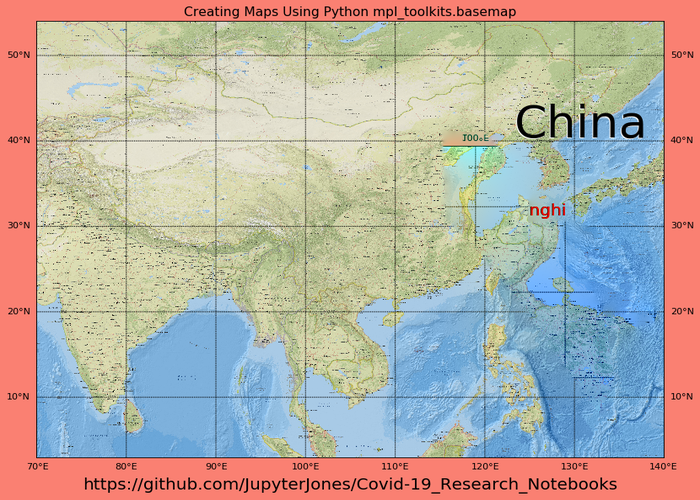
#> input picture 26_May_2020-700-jungle.png, 700 x 500 px, given in place of postoid.jpg, which was not available
$ jupyter execute --allow-errors 032-Experimental-resources-mouse-npy-cut-and-paste-arrays.ipynb   (shell and % lines are left out)   (older library calls are emulated)   (text cells are left out)
#> lines starting #> are read from the running program, lines starting #| are printed output that depends on the picture; after the words box and inside, x2 and y2 are one past the last pixel; in counts of white or black regions, pixels touching at a corner belong together; pictures that were not available may be replaced by others from this repository, and a replacement may not be noted
[cell 1]
from IPython.core.interactiveshell import InteractiveShell
InteractiveShell.ast_node_interactivity = "all"

[cell 2]
from PIL import Image
im=Image.open('mouse-sizing-n-cropping-files/postoid.jpg')
#> im is the input picture: PIL image 700x500 RGB; mean R, G, B 183.7, 174.6, 165.5
im.size # (width,height) tuple
#> Out = (700, 500)

[cell 3]
import PIL
from PIL import Image

basewidth = 400
img = Image.open("mouse-sizing-n-cropping-files/postoid.jpg")
wpercent = (basewidth / float(img.size[0]))
#> wpercent = 0.571
hsize = int((float(img.size[1]) * float(wpercent)))
#> hsize = 285
img = img.resize((basewidth, hsize), PIL.Image.ANTIALIAS)
img.save("mouse-sizing-n-cropping-files/postoid400.jpg")
img

[cell 4]
from PIL import Image
im=Image.open('mouse-sizing-n-cropping-files/soil.jpg')
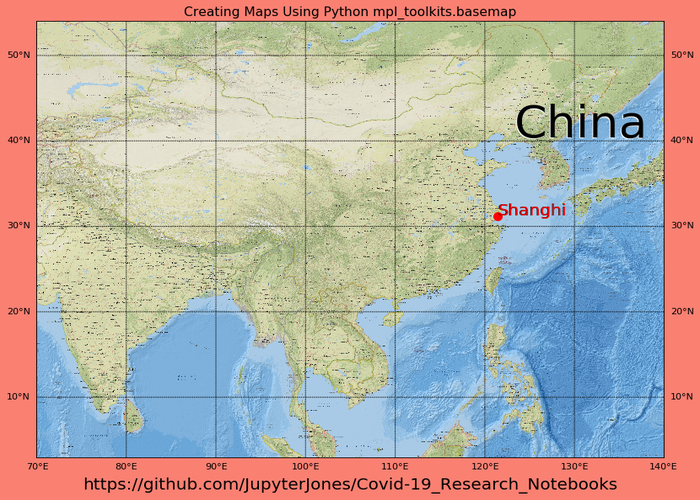
#> input picture 26_May_2020-700.png, 700 x 500 px, given in place of soil.jpg, which was not available
#> im is the input picture: PIL image 700x500 RGBA; mean R, G, B, A 183.3, 173.9, 166, 255
im.size # (width,height) tuple
#> Out = (700, 500)

[cell 5]
import PIL
from PIL import Image

basewidth = 600
img = Image.open("mouse-sizing-n-cropping-files/soil.jpg")
wpercent = (basewidth / float(img.size[0]))
#> wpercent = 0.857
hsize = int((float(img.size[1]) * float(wpercent)))
#> hsize = 428
img = img.resize((basewidth, hsize), PIL.Image.ANTIALIAS)
#> img: PIL image 600x428 RGBA
img.save("mouse-sizing-n-cropping-files/soil600.jpg")

[cell 6]
from PIL import Image
im=Image.open("mouse-sizing-n-cropping-files/soil600.jpg")
#> im: PIL image 600x428 RGB
im.size # (width,height) tuple
#> Out = (600, 428)

[cell 7]
from PIL import Image
im=Image.open("mouse-sizing-n-cropping-files/soil600.jpg")
im # (display image)

[cell 8]
# [12 lines left out: function add_cursor, not called in this run]

[cell 9]
#import ipympl
from math import sin
import matplotlib.pyplot as plt
x = (sin(6))
plt.plot([0, 1, 2, x, 5, 8,0,-4, -2, -6])
#> (this line was passed over: IPython is not available in this run)
plt.show()

[cell 10]
import matplotlib.pyplot as plt
plt.rcParams['figure.figsize'] = (20.0, 10.0)
import matplotlib.image as mpimg
import numpy as np
img=mpimg.imread('mouse-sizing-n-cropping-files/soil600.jpg')
#> img: shape (428, 600, 3) float32
#> (the rest of this cell did not finish here and is left out)

[cell 11]
from PIL import Image
img = Image.open('mouse-sizing-n-cropping-files/soil600.jpg')
crop_specs = (145, 50, img.width - 40, img.height - 135)
#> crop_specs = (145, 50, 560, 293)
crop_img = img.crop(crop_specs)
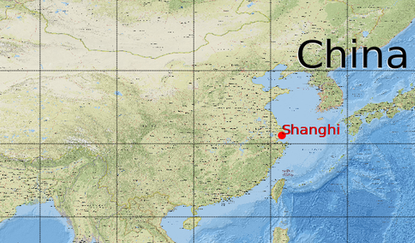
#> crop_img: PIL image 415x243 RGB; mean R, G, B 175.4, 190.6, 178.1
crop_img.save('mouse-sizing-n-cropping-files/soil-cropped.png')

[cell 12]
img=mpimg.imread('mouse-sizing-n-cropping-files/soil-cropped.png')
#> img: shape (243, 415, 3) float32
#> (the rest of this cell did not finish here and is left out)

[cell 13]
from PIL import Image
im=Image.open('mouse-sizing-n-cropping-files/soil-cropped.png')
im.size # (width,height) tuple
#> Out = (415, 243)

[cell 14]
from PIL import Image
im=Image.open('mouse-sizing-n-cropping-files/soil-cropped.png')
im

[cell 15]
import numpy as np
import matplotlib.pyplot as plt
import matplotlib as mpl
import matplotlib.path as mpath
import matplotlib.patches as mpatches

import mpld3
from mpld3 import plugins, utils


class LinkedDragPlugin(plugins.PluginBase):
    JAVASCRIPT = r"""
    mpld3.register_plugin("drag", DragPlugin);
    DragPlugin.prototype = Object.create(mpld3.Plugin.prototype);
    DragPlugin.prototype.constructor = DragPlugin;
    DragPlugin.prototype.requiredProps = ["idpts", "idline", "idpatch"];
    DragPlugin.prototype.defaultProps = {}
    function DragPlugin(fig, props){
        mpld3.Plugin.call(this, fig, props);
    };

    DragPlugin.prototype.draw = function(){
        var patchobj = mpld3.get_element(this.props.idpatch, this.fig);
        var ptsobj = mpld3.get_element(this.props.idpts, this.fig);
        var lineobj = mpld3.get_element(this.props.idline, this.fig);

        var drag = d3.behavior.drag()
            .origin(function(d) { return {x:ptsobj.ax.x(d[0]),
                                          y:ptsobj.ax.y(d[1])}; })
            .on("dragstart", dragstarted)
            .on("drag", dragged)
            .on("dragend", dragended);

        lineobj.path.attr("d", lineobj.datafunc(ptsobj.offsets));
        patchobj.path.attr("d", patchobj.datafunc(ptsobj.offsets,
                                                  patchobj.pathcodes));
        lineobj.data = ptsobj.offsets;
        patchobj.data = ptsobj.offsets;

        ptsobj.elements()
           .data(ptsobj.offsets)
           .style("cursor", "default")
           .call(drag);

        function dragstarted(d) {
          d3.event.sourceEvent.stopPropagation();
          d3.select(this).classed("dragging", true);
        }

        function dragged(d, i) {
          d[0] = ptsobj.ax.x.invert(d3.event.x);
          d[1] = ptsobj.ax.y.invert(d3.event.y);
          d3.select(this)
            .attr("transform", "translate(" + [d3.event.x,d3.event.y] + ")");
          lineobj.path.attr("d", lineobj.datafunc(ptsobj.offsets));
          patchobj.path.attr("d", patchobj.datafunc(ptsobj.offsets,
                                                    patchobj.pathcodes));
        }

        function dragended(d, i) {
          d3.select(this).classed("dragging", false);
        }
    }

    mpld3.register_plugin("drag", DragPlugin);
    """

    # [10 lines left out: function __init__, not called in this run]


#> (the rest of this cell did not finish here and is left out)

[cell 16]
import matplotlib.pyplot as plt
import numpy as np
import mpld3
from mpld3 import plugins

#> (the rest of this cell did not finish here and is left out)

[cell 17]
from IPython.display import Image
image = Image('mouse-sizing-n-cropping-files/soil600.jpg')
image

[cell 18]
class ImageFile(object):
    """Class for storing an image location."""

    def __init__(self, fpath):
        self.fpath = fpath
        self.format = fpath.split('.')[-1]

    def _repr_png_(self):
        if self.format == 'png':
            return open(self.fpath, 'r').read()

    def _repr_jpeg_(self):
        if self.format == 'jpeg' or self.format == 'jpg':
            return open(self.fpath, 'r').read()

    def _repr_svg_(self):
        if self.format == 'svg':
            return open(self.fpath, 'r').read()

[cell 19]
import matplotlib
import numpy as np
import matplotlib.pyplot as plt
from PIL import Image

im = np.array(Image.open('mouse-sizing-n-cropping-files/soil600.jpg'))
plt.imshow(im)
#> (this line was passed over: IPython is not available in this run)
plt.show()

[cell 20]
import matplotlib.pyplot as plt
import numpy as np
import mpld3
from mpld3 import plugins
from PIL import Image
img=Image.open("mouse-sizing-n-cropping-files/soil600.jpg")


#> (the rest of this cell did not finish here and is left out)

[cell 21]
import matplotlib
import numpy as np
import mpld3
import matplotlib.pyplot as plt
from PIL import Image
from mpld3 import plugins
#> (the rest of this cell did not finish here and is left out)

[cell 22]
import matplotlib
import numpy as np
import mpld3
import matplotlib.pyplot as plt
from PIL import Image
from mpld3 import plugins
#> (the rest of this cell did not finish here and is left out)

[cell 23]
im = Image.open('mouse-sizing-n-cropping-files/soil600.jpg')
im

[cell 24]
#Python 2.7 - Linux
from PIL import Image
# open an image file (.jpg or.png)
im1 = Image.open('26_May_2020a.png')
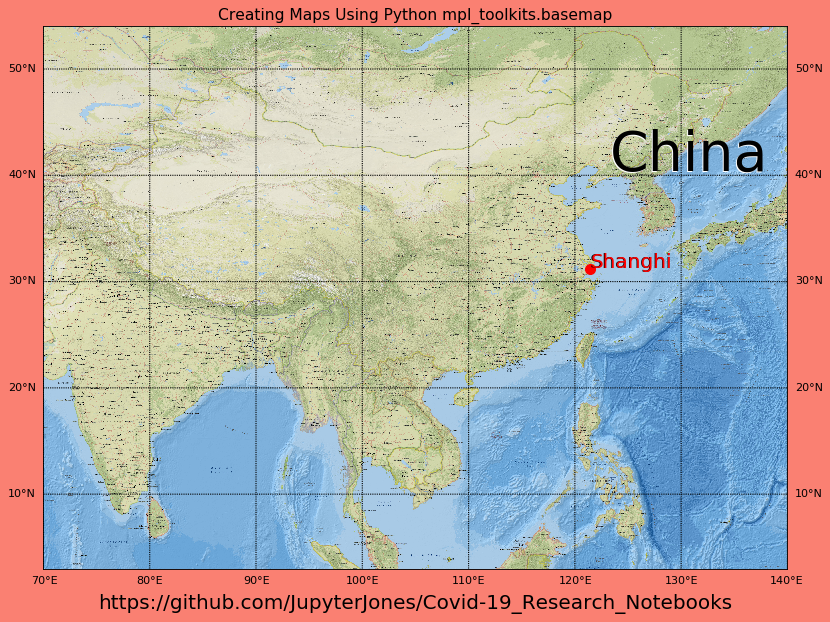
#> input picture 26_May_2020a.png, 830 x 622 px
#> im1 is the input picture: PIL image 830x622 RGBA; mean R, G, B, A 183.5, 173.9, 166, 255
# multiply each pixel by a variable - less than 1 is darker greater than 1 is lighter
# works best with .jpg and .png images
im2 = im1.point(lambda p: p * 1.8) # lighter
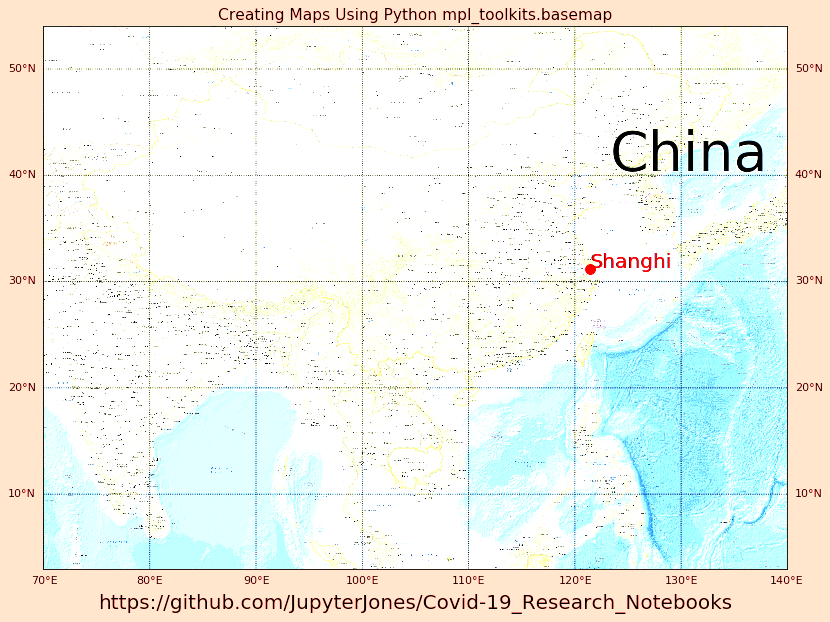
#> im2: PIL image 830x622 RGBA; mean R, G, B, A 237.8, 242.5, 235.4, 255
im3 = im1.point(lambda p: p * .5)  # Darker
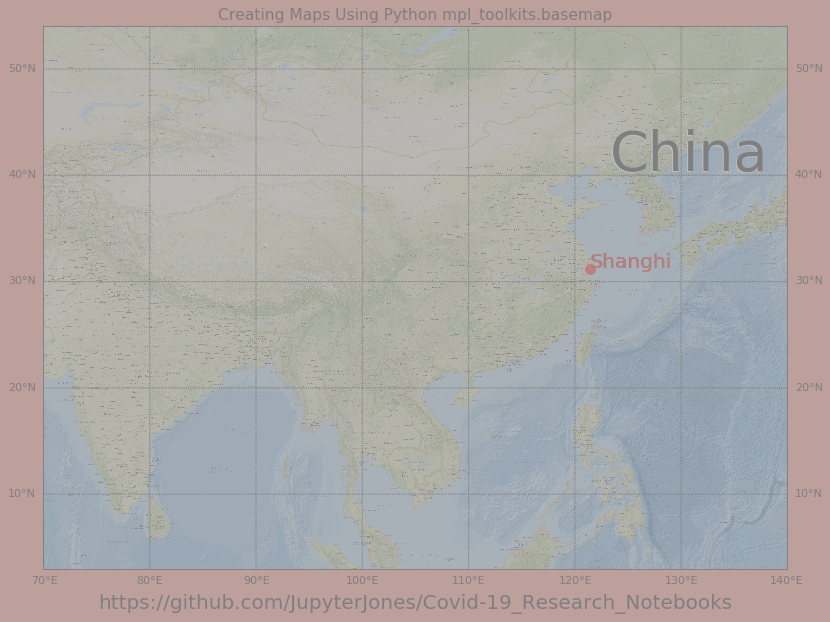
#> im3: PIL image 830x622 RGBA; mean R, G, B, A 91.7, 87, 83, 128; transparent parts drawn white

# This pops up your defaultimage viewer
im1.show()
im2.show()
im3.show()
# save modified image
im2.save("26_May_2020-light.png")
im3.save("26_May_2020-dark.png")

[cell 25]
import matplotlib
import numpy as np
import mpld3
import matplotlib.pyplot as plt
from PIL import Image
from mpld3 import plugins
#> (the rest of this cell did not finish here and is left out)

[cell 26]
import numpy as np
import cv2
from matplotlib import pyplot as plt

img = cv2.imread('26_May_2020a.png')
#> img: shape (622, 830, 3)
mask = np.zeros(img.shape[:2],np.uint8)

bgdModel = np.zeros((1,65),np.float64)
fgdModel = np.zeros((1,65),np.float64)

rect = (425,107,686,454)
cv2.grabCut(img,mask,rect,bgdModel,fgdModel,5,cv2.GC_INIT_WITH_RECT)
mask2 = np.where((mask==2)|(mask==0),0,1).astype('uint8')
img = img*mask2[:,:,np.newaxis]
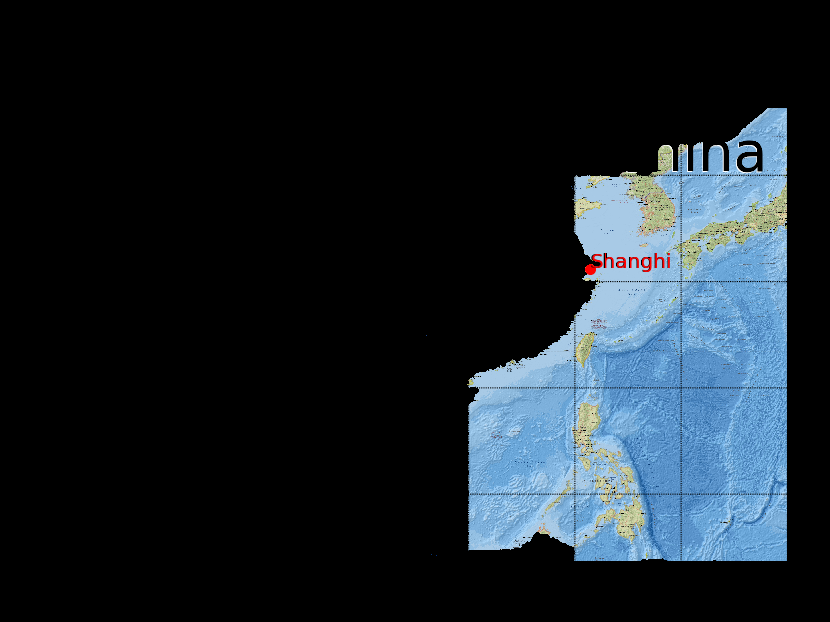
#> img: shape (622, 830, 3); mean B, G, R 41.7, 34.5, 25.4

plt.imshow(img)
#> (this line was passed over: IPython is not available in this run)
plt.colorbar()
#> (this line was passed over: IPython is not available in this run)
plt.show()

[cell 27]
import matplotlib.pyplot as plt
import numpy as np
import mpld3
#%matplotlib inline
from mpld3 import plugins
from PIL import Image
#> (the rest of this cell did not finish here and is left out)

[cell 28]
import PIL
from PIL import Image
im1 = Image.open("26_May_2020a.png")
#longer_side = max(im1.size)
basewidth = 700
hsize = 500
img = im1.resize((basewidth, hsize), PIL.Image.ANTIALIAS)
img.save("26_May_2020-700.png")
im = Image.open("26_May_2020-700.png")
im

#> (a cell that did not finish here is left out)

[cell 30]
from tkinter import *
import tkinter
from PIL import Image, ImageTk
from sys import argv

window = tkinter.Tk(className="bla")

image = Image.open("26_May_2020-700.png")
canvas = tkinter.Canvas(window, width=image.size[0], height=image.size[1])
canvas.pack()
image_tk = ImageTk.PhotoImage(image)
canvas.create_image(image.size[0]//2, image.size[1]//2, image=image_tk)

def callback(event):
    #print "[",event.x,"],["+event.y,"]"
    print ("[",event.x,",",event.y,"],",)

canvas.bind("<Button-1>", callback)
tkinter.mainloop()

#Button(window, text="Quit", command=window.destroy).pack()
#window.mainloop()

window.quit()

[cell 31]
window.quit()

[cell 32]
import numpy as np
poly = np.array([ [ 320 , 123 ], [ 437 , 121 ], [ 451 , 267 ], [ 356 , 277 ],[ 321 , 125 ] ], np.int32)
print (poly)

[cell 33]
import numpy as np
poly = np.array([ [ 320 , 123 ], [ 437 , 121 ], [ 451 , 267 ], [ 356 , 277 ],[ 321 , 125 ] ], np.float32)
print (poly)

[cell 34]
import cv2
import numpy as np

[cell 35]
import cv2
import numpy as np

# Read images
dst = cv2.imread("26_May_2020-700.png")

src = cv2.imread("26_May_2020-700.png")

src = src[::-1]
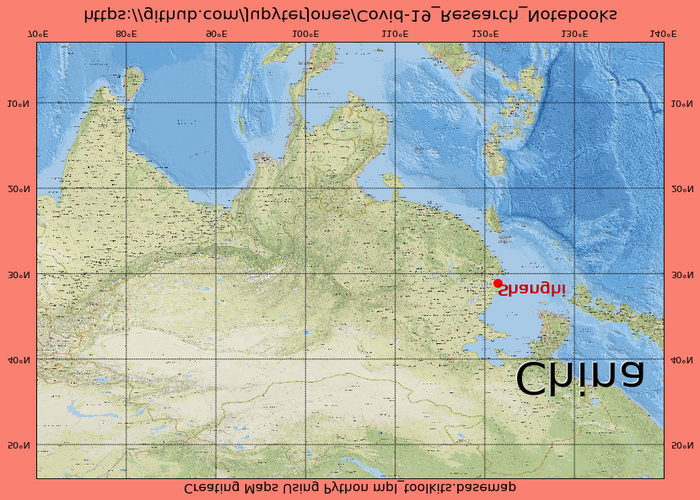
#> src: shape (500, 700, 3); mean B, G, R 166, 173.9, 183.3

src_mask = np.zeros(src.shape, src.dtype)

src_mask = np.zeros(src.shape, src.dtype)

poly = np.array([ [ 269 , 24 ], [ 273 , 117 ], [ 301 , 145 ], [ 345 , 199 ],
[ 398 , 273 ], [ 428 , 317 ], [ 447 , 278 ], [ 440 , 231 ], [ 487 , 220 ], [ 491 , 202 ],
[ 437 , 209 ], [ 415 , 162 ], [ 433 , 126 ], [ 410 , 113 ], [ 360 , 115 ], [ 363 , 73 ], [ 317 , 25 ] ], np.int32)


cv2.fillPoly(src_mask, [poly], (255, 255, 255))
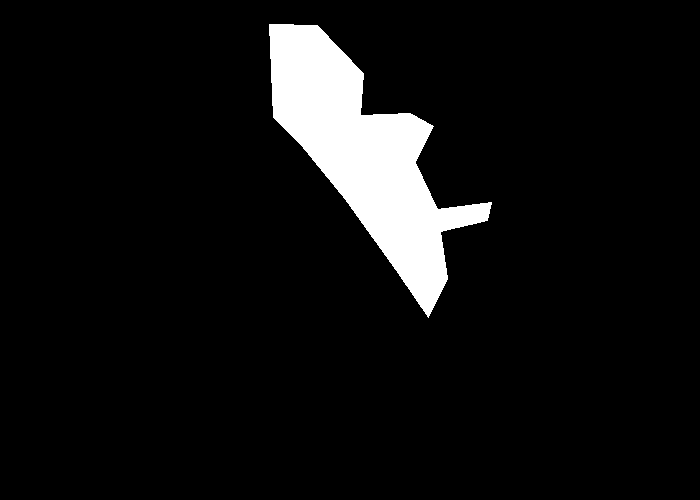
#> src_mask: shape (500, 700, 3); 7% white; 1 white region, box (x1, y1, x2, y2) and area: (269, 24, 492, 318) 24394

# This is where the CENTER of the airplane will be placed
center = (550,275)

# Clone seamlessly.
output = cv2.seamlessClone(src, dst, src_mask, center, cv2.NORMAL_CLONE)

# Write result
cv2.imwrite("26_May_2020-700-jungle.png", output);

[cell 36]
from PIL import Image
IM = Image.open("26_May_2020-700-jungle.png")
IM

[cell 37]
import cv2
import numpy as np

# [5 lines of commented-out code are left out]
dst = cv2.imread("26_May_2020-700.png")

src = cv2.imread("26_May_2020-700.png")

src = src[::-1]

#src = cv2.imread("mouse-sizing-n-cropping-files/soil600.jpg")
#dst = cv2.imread("mouse-sizing-n-cropping-files/jungle700.jpg")
# Create a rough mask around the airplane.
src_mask = np.zeros(src.shape, src.dtype)
#poly = np.array([ [4,80], [30,54], [151,63], [254,37], [298,90], [272,134], [43,122] ], np.int32)
poly = np.array([ [ 320 , 123 ], [ 437 , 121 ], [ 451 , 267 ], [ 356 , 277 ],[ 321 , 125 ] ], np.int32)
#poly = np.array([ [1,100], [1,50], [151,63], [254,37], [298,90], [272,134], [43,122] ], np.int32)
#poly = np.array([ [736, 113],[768, 97],[784, 93],[788, 157],[789, 197],[788, 225],[777, 265],[768, 301],[778, 318],\
#[794, 332],[767, 386],[743, 348],[707, 314],[693, 304],[666, 299],[668, 275],[705, 273],[729, 272],\
#[716, 223],[706, 236],[689, 207],[687, 217],[687, 231],[667, 217],[647, 226],[629, 208],[614, 207],\
#[615, 198],[602, 183],[607, 174],[609, 159],[636, 162],[640, 146],[634, 137],[597, 153],[594, 137],\
#[601, 122],[583, 115],[611, 83],[626, 78],[622, 72],[589, 73],[583, 51],[591, 13],[605, 10],[631, 28],\
#[650, 17],[666, 39],[681, 18],[699, 4],[728, 6],[751, 7],[743, 39],[794, 13],[797, 42],[764, 66],\
#[735, 101],[736, 113] ], np.int32)


cv2.fillPoly(src_mask, [poly], (255, 255, 255))
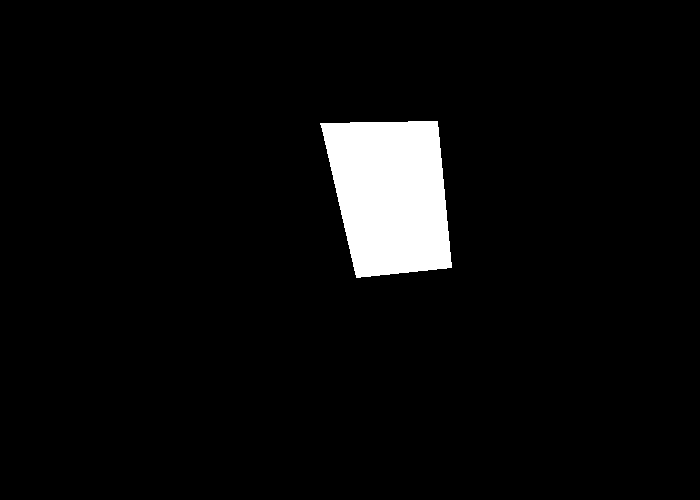
#> src_mask: shape (500, 700, 3); 4.6% white; 1 white region, box (x1, y1, x2, y2) and area: (320, 121, 452, 278) 16267

# This is where the CENTER of the airplane will be placed
center = (250,275)

# Clone seamlessly.
output = cv2.seamlessClone(src, dst, src_mask, center, cv2.NORMAL_CLONE)
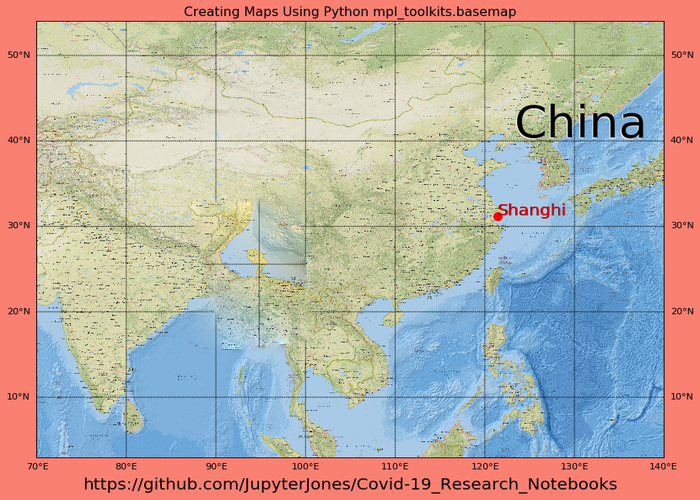
#> output: shape (500, 700, 3); mean B, G, R 166.5, 174.1, 183.5

# Write result
cv2.imwrite("01-cloning-example3.jpg", output);

[cell 38]
im = Image.open("01-cloning-example3.jpg")
#> im: PIL image 700x500 RGB
im

[cell 39]
import matplotlib.pyplot as plt
import numpy as np
import mpld3

mpld3.enable_notebook()
#> (this line was passed over: mpld3 is not available in this run)
from mpld3 import plugins

#> (the rest of this cell did not finish here and is left out)

[cell 40]
import matplotlib.pyplot as plt
import numpy as np
import mpld3

mpld3.enable_notebook()
#> (this line was passed over: mpld3 is not available in this run)
